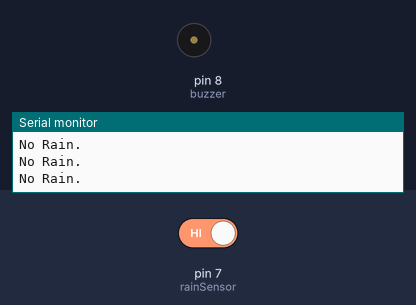
A sketch run on a simulated Arduino Uno, built with avr-gcc and run on an emulated ATmega328P. Parts: buzzer (waves = sounding, pin HIGH), the last lines printed to the serial monitor. Inputs (shaded band) come from the test bench; at power-on: pin 7 (rainSensor) HIGH.

Above: at 2.8 s.
2.9 s: pin 7 (rainSensor) driven LOW
At 3.4 s:
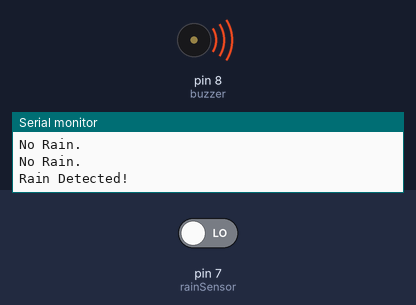
4.5 s: pin 7 (rainSensor) driven HIGH
At 6.1 s:
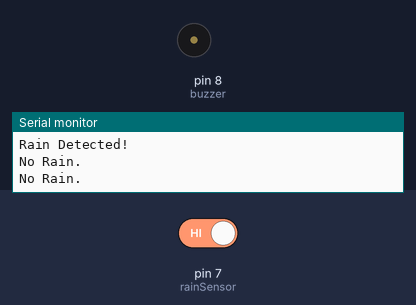
Timing chart, 0 to 7.6 s (numbered marks = the images above; inputs shaded):
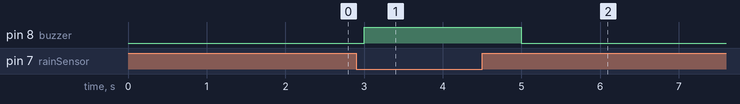

The sketch:

sketch_feb24a.ino
```cpp
#define rainSensor 7  // Digital pin for rain sensor (D0)
#define buzzer 8      // Buzzer on pin 8

void setup() {
    pinMode(rainSensor, INPUT);  // Sensor as input
    pinMode(buzzer, OUTPUT);     // Buzzer as output
    Serial.begin(9600);
}

void loop() {
    int rainStatus = digitalRead(rainSensor); // Read sensor state

    if (rainStatus == LOW) {  // If rain is detected (D0 goes LOW)
        digitalWrite(buzzer, HIGH);
        Serial.println("Rain Detected!");
    } else {
        digitalWrite(buzzer, LOW);
        Serial.println("No Rain.");
    }

    delay(1000); // Wait 1 second before next reading
}
```

Measured:
- after the input at 2.9 s, pin 8 (buzzer): LOW → HIGH after 0.10 s
- after the input at 4.5 s, pin 8 (buzzer): HIGH → LOW after 0.50 s
